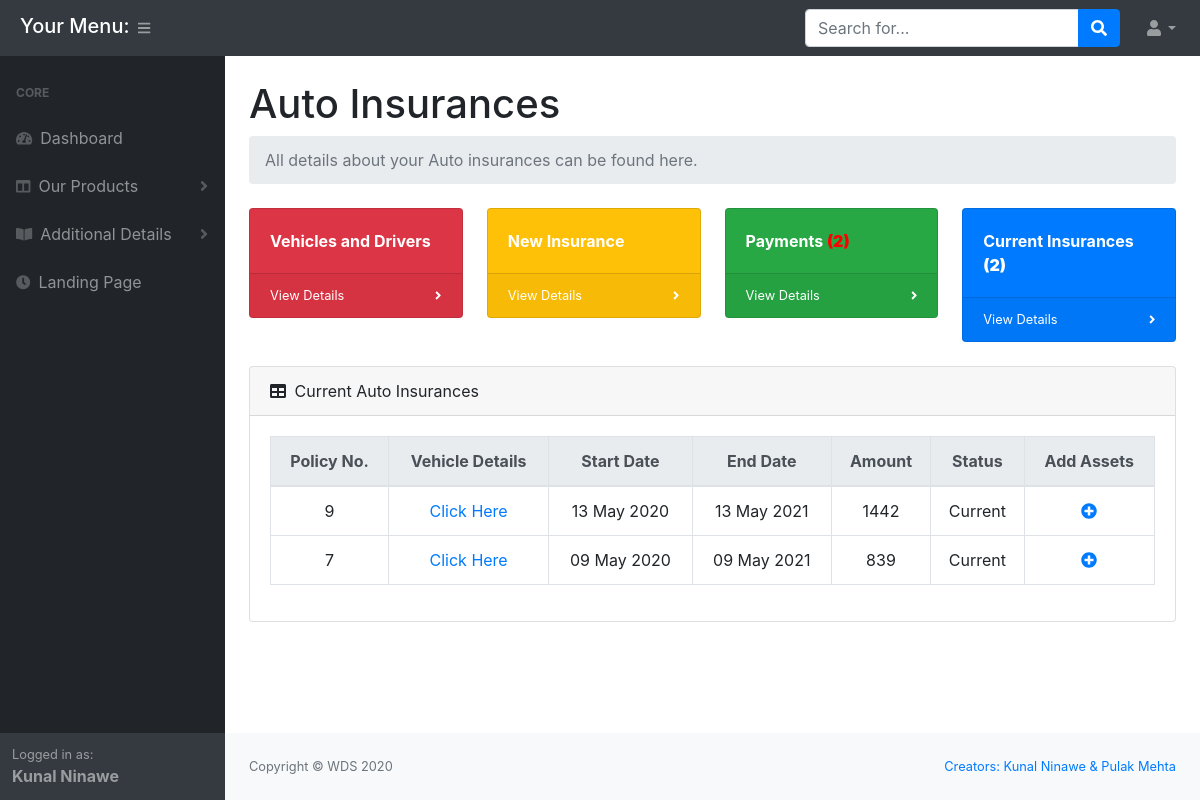
/customer/current_auto_ins.php (signed in), run on the app's committed database.
### tables this page shows
CREATE TABLE IF NOT EXISTS `cust_details` (
  `cust_id` int(11) NOT NULL AUTO_INCREMENT,
  `email` varchar(50) NOT NULL,
  `first_name` varchar(30) NOT NULL,
  `middle_name` varchar(30) DEFAULT NULL,
  `last_name` varchar(30) NOT NULL,
  `password` varchar(100) NOT NULL,
  `address` varchar(150) DEFAULT NULL,
  `gender` varchar(1) DEFAULT 'M',
  `marital_status` varchar(1) NOT NULL DEFAULT 'S',
  `cust_type` varchar(1) DEFAULT NULL,
  PRIMARY KEY (`cust_id`)
);

CREATE TABLE IF NOT EXISTS `auto_ins` (
  `ainsid` int(11) NOT NULL AUTO_INCREMENT,
  `cust_id` int(11) NOT NULL,
  `start_date` date NOT NULL,
  `end_date` date NOT NULL,
  `total_amount` bigint(13) NOT NULL,
  `status` varchar(1) NOT NULL DEFAULT 'C',
  PRIMARY KEY (`ainsid`)
);

### customer/functions.php (called while the page is built, shortened)
<?php
	function showCustDetails($email){
		global $conn;
		$email = mysqli_real_escape_string($conn, $email);
		$sql = "SELECT * FROM cust_details WHERE email='$email'";
		$result = mysqli_query($conn,$sql);
		$array = mysqli_fetch_array($result);
	    if(isset($array)){
	    	return $array;
	    }
	    else{
	    	return 0;
	    }
	}
	function getFormattedDate($time){
        $day=date("d",$time);
        $month=date("M",$time);
        $year=date("Y",$time);
        return ($day." ".$month." ".$year);
	}
	function getPaymentCountForAins($ainsid){
		global $conn;
		$ainsid = mysqli_real_escape_string($conn, $ainsid);
		$sql = "SELECT * FROM auto_ins_payments WHERE status = '0' AND ainsid='$ainsid'";
		$query = mysqli_query($conn, $sql);
		$rows = mysqli_num_rows($query);
		if($rows>0){
			return $rows;
		}
		else{
			return 0;
		}
	}
	function showAutoInsDetails($email){
		global $conn;
		$sql = "SELECT * FROM auto_ins WHERE cust_id=(SELECT cust_id FROM cust_details WHERE email='$email')";
		$query = mysqli_query($conn, $sql);
		$num_rows = mysqli_num_rows($query);
		if($num_rows > 0){
			return $query;
		}
		else{
			return false;
		}
	}

### customer/current_auto_ins.php (the view, shortened to what this page needs)
 <!DOCTYPE html>
 <html>
 <head>
 </head>
 <body class="sb-nav-fixed">
 	<?php
		require_once 'header.php';
	 ?>
 	<div id="layoutSidenav_content">
                <?php
                	require_once 'auto_ins_header.php';
                 ?>
    <?php
$result1 = showAutoInsDetails($_SESSION['email']);
?>
<div class="auto_ins_content">
    <div class="card mb-4">
        <div class="card-header"><i class="fas fa-table mr-1"></i> Current Auto Insurances</div>
        <div class="card-body">
            <div class="table-responsive-lg">
                <table class="table table-bordered table-hover text-center">
                    <thead class="thead-light">
                        <tr>
                            <th>Policy No.</th>
                            <th>Vehicle Details</th>
                            <th>Start Date</th>
                            <th>End Date</th>
                            <th>Amount</th>
                            <th>Status</th>
                            <th>Add Assets</th>
                        </tr>
                    </thead>
                    <tbody>
                    <?php
                    $result = showAutoInsDetails($_SESSION['email']);
                    if ($result == false) {
                        echo " <tr>
                                <td colspan='8'>No insurances found. &nbsp;&nbsp;Add some from new insurance portal.</td>
                              </tr>";
                    } else {
                        while ($row = mysqli_fetch_array($result)) {
                            if($row['status']=='C'){
                                $row['status'] = 'Current';
                            }
                            else{
                                $row['status'] = 'Expired';
                            }
                            $row['start_date'] = getFormattedDate(strtotime($row['start_date']));
                            $row['end_date'] = getFormattedDate(strtotime($row['end_date']));
                            $paymentCountForAinsid = getPaymentCountForAins($row['ainsid']);
                            echo "
                                    <tr>
                                        <td>".$row['ainsid']."</td>
                                        <td><a href='#' data-toggle='modal' data-target='#vehicleDetailsModall".$row['ainsid']."'>Click Here</a></td>
                                        <td>" . $row['start_date'] . "</td>
                                        <td>" . $row['end_date'] . "</td>
                                        <td>" . $row['total_amount'] . "</td>
                                        <td>" . $row['status'] . "</td>";
                                    if($paymentCountForAinsid > 0){
                                        echo "  <td><a href='#' data-toggle='modal' data-target='#addAutoAssetModal".$row['ainsid']."'><i class='fas fa-plus-circle'></i></a></td>";
                                    }
                                    else{
                                        echo "  <td>Payments Completed</td>";
                                    }
                            echo " </tr>
                                ";
                        }
                    }
                    ?>
                    </tbody>
                </table>
            </div>
        </div>
    </div>
</div>
    </div>
	</main>
                <?php
                	require_once 'footer.php';
                 ?>
            </div>
 </body>
 </html>
 <?php
    require_once 'footer.php';
    ?>
</body>
</html>

### customer/header.php (shortened to what this page needs)
<?php
require_once 'functions.php';
 ?>
<!DOCTYPE html>
<html>
<head>
    <link href="css/styles.css" rel="stylesheet" />
    <link href="https://cdn.datatables.net/1.10.20/css/dataTables.bootstrap4.min.css" rel="stylesheet" />
</head>
<body class="sb-nav-fixed">
	<nav class="sb-topnav navbar navbar-expand navbar-dark bg-dark">
            <h5 style="color:white;margin-left: 20px;margin-top: 3px;">Your Menu:</h5>
            <button class="btn btn-link btn-sm order-1 order-lg-0" id="sidebarToggle" href="#"><i class="fas fa-bars"></i></button>
            <form class="d-none d-md-inline-block form-inline ml-auto mr-0 mr-md-3 my-2 my-md-0">
                <div class="input-group">
                    <input class="form-control" type="text" placeholder="Search for..." aria-label="Search" aria-describedby="basic-addon2" />
                    <div class="input-group-append">
                        <button class="btn btn-primary" type="button"><i class="fas fa-search"></i></button>
                    </div>
                </div>
            </form>
            <ul class="navbar-nav ml-auto ml-md-0">
                <li class="nav-item dropdown">
                    <a class="nav-link dropdown-toggle" id="userDropdown" href="#" role="button" data-toggle="dropdown" aria-haspopup="true" aria-expanded="false"><i class="fas fa-user fa-fw"></i></a>
                </li>
            </ul>
        </nav>
        <div id="layoutSidenav">
            <div id="layoutSidenav_nav">
                <nav class="sb-sidenav accordion sb-sidenav-dark" id="sidenavAccordion">
                    <div class="sb-sidenav-menu">
                        <div class="nav">
                            <div class="sb-sidenav-menu-heading">Core</div>
                            <a class="nav-link" href="index.php"
                                ><div class="sb-nav-link-icon"><i class="fas fa-tachometer-alt"></i></div>
                                Dashboard</a>
                            <a class="nav-link collapsed" href="#" data-toggle="collapse" data-target="#collapseLayouts" aria-expanded="false" aria-controls="collapseLayouts"
                                ><div class="sb-nav-link-icon"><i class="fas fa-columns"></i></div>
                                Our Products
                                <div class="sb-sidenav-collapse-arrow"><i class="fas fa-angle-down"></i></div
                            ></a>
                            <a class="nav-link collapsed" href="#" data-toggle="collapse" data-target="#collapsePages" aria-expanded="false" aria-controls="collapsePages"
                                ><div class="sb-nav-link-icon"><i class="fas fa-book-open"></i></div>
                                Additional Details
                                <div class="sb-sidenav-collapse-arrow"><i class="fas fa-angle-down"></i></div
                            ></a>
                            <a class="nav-link" href="../index.php">
                                <div class="sb-nav-link-icon">
                                    <i class="fas fa-clock"></i>
                                </div>
                                Landing Page
                            </a>
                        </div>
                    </div>
                    <div class="sb-sidenav-footer">
                        <div class="small">Logged in as:</div>
                        <b>
                            <?php
                                    $result = showCustDetails($_SESSION['email']);
                                    echo $result['first_name']. " " . $result['last_name'];
                             ?>
                        </b>
                    </div>
                </nav>
            </div>
</body>
</html>

### data on the page
cust_details: first_name "Kunal", last_name "Ninawe"
auto_ins: ainsid "9", start_date "13 May 2020", end_date "13 May 2021", total_amount "1442", status "Current"
auto_ins: ainsid "7", start_date "09 May 2020", end_date "09 May 2021", total_amount "839", status "Current"

### other printed values
getAutoPaymentCount($_SESSION['email']) "2"
getAutoInsuranceCount($_SESSION['email']) "2"
